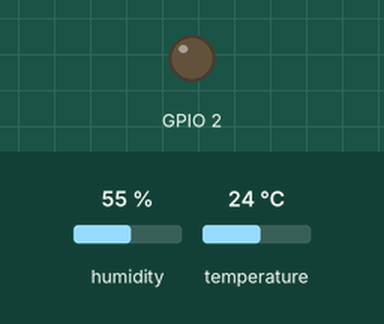
Recording of a sketch running on a simulated ESP8266 (NodeMCU). Parts: output pins drawn as LEDs (lit = HIGH). The test bench sets the inputs (shaded band); at power-on: humidity 55 %, temperature 24 °C. WiFi joins after 1.5 s; servers stay silent unless stated.

Above: at 1.76 s.
At 11.9 s:
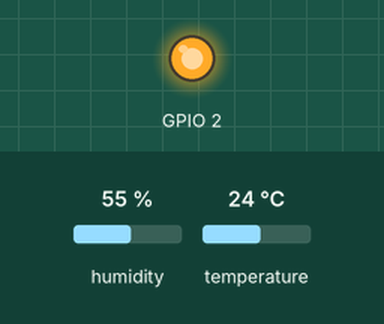
Timing chart, 0 to 27.9 s (numbered marks = the images above):
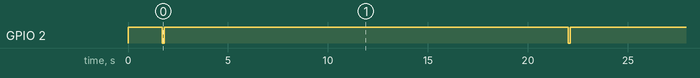

The sketch:

DHT22_ThingSpeak.ino
```cpp
#include <DHT.h>  // Including library for dht

#include <ESP8266WiFi.h>

String apiKey = "xxxxxx";

const char* ssid = "xxxxx";
const char* password = "xxxxxx";
const char* server = "api.thingspeak.com";

#define DHTPIN 4          //pino D2 do esp8266
DHT dht(DHTPIN, DHT22);

WiFiClient client;

void setup()
{
       Serial.begin(115200);
       delay(10);
       dht.begin();
       pinMode(2, OUTPUT);
       digitalWrite(2, HIGH);

       //Serial.println("Connecting to ");
       //Serial.println(ssid);


       WiFi.begin(ssid, password);

      while (WiFi.status() != WL_CONNECTED)
     {
            delay(500);
            //Serial.print(".");
     }
      //Serial.println("");
      //Serial.println("WiFi connected");

}

void loop()
{

      float h = dht.readHumidity();
      float t = dht.readTemperature();
      //Serial.print("Temperature - ");//Serial.print(t);//Serial.print(" | Humidade - ");//Serial.println(h);

              if (isnan(h) || isnan(t))
                 {
                     //Serial.println("Failed to read from DHT sensor!");
                      return;
                 }

                         if (client.connect(server,80))
                      {
                             String postStr = apiKey;
                             postStr +="&field1=";
                             postStr += String(t);
                             postStr +="&field2=";
                             postStr += String(h);
                             postStr += "\r\n\r\n";
                             client.print("POST /update HTTP/1.1\n");
                             client.print("Host: api.thingspeak.com\n");
                             client.print("Connection: close\n");
                             client.print("X-THINGSPEAKAPIKEY: "+apiKey+"\n");
                             client.print("Content-Type: application/x-www-form-urlencoded\n");
                             client.print("Content-Length: ");
                             client.print(postStr.length());
                             client.print("\n\n");
                             client.print(postStr);
                             digitalWrite(2, LOW);
                             delay(100);
                             digitalWrite(2, HIGH );

                             //Serial.print("Temperature: ");
                             //Serial.print(t);
                             //Serial.print(" degrees Celcius, Humidity: ");
                             //Serial.print(h);
                             //Serial.println("%. Send to Thingspeak.");
                        }
          client.stop();

          //Serial.println("Waiting...");
  delay(20000);
}
```

Measured:
- by itself, GPIO 2: alternates HIGH for 20.2 s and LOW for 0.10 s
